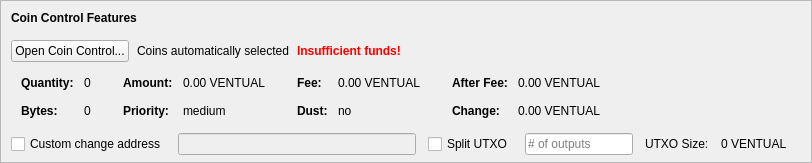
    <widget class="QFrame" name="frameCoinControl">
     <property name="sizePolicy">
      <sizepolicy hsizetype="Expanding" vsizetype="Expanding">
       <horstretch>0</horstretch>
       <verstretch>0</verstretch>
      </sizepolicy>
     </property>
     <property name="maximumSize">
      <size>
       <width>16777215</width>
       <height>16777215</height>
      </size>
     </property>
     <property name="frameShape">
      <enum>QFrame::StyledPanel</enum>
     </property>
     <property name="frameShadow">
      <enum>QFrame::Sunken</enum>
     </property>
     <layout class="QVBoxLayout" name="verticalLayoutCoinControl2">
      <property name="spacing">
       <number>0</number>
      </property>
      <property name="leftMargin">
       <number>0</number>
      </property>
      <property name="topMargin">
       <number>0</number>
      </property>
      <property name="rightMargin">
       <number>0</number>
      </property>
      <property name="bottomMargin">
       <number>6</number>
      </property>
      <item>
       <layout class="QVBoxLayout" name="verticalLayoutCoinControl" stretch="0,0,0,0,1">
        <property name="spacing">
         <number>0</number>
        </property>
        <property name="leftMargin">
         <number>10</number>
        </property>
        <property name="topMargin">
         <number>10</number>
        </property>
        <item>
         <layout class="QHBoxLayout" name="horizontalLayoutCoinControl1">
          <property name="bottomMargin">
           <number>15</number>
          </property>
          <item>
           <widget class="QLabel" name="labelCoinControlFeatures">
            <property name="sizePolicy">
             <sizepolicy hsizetype="Preferred" vsizetype="Maximum">
              <horstretch>0</horstretch>
              <verstretch>0</verstretch>
             </sizepolicy>
            </property>
            <property name="font">
             <font>
              <weight>75</weight>
              <bold>true</bold>
             </font>
            </property>
            <property name="styleSheet">
             <string notr="true">font-weight:bold;</string>
            </property>
            <property name="text">
             <string>Coin Control Features</string>
            </property>
           </widget>
          </item>
         </layout>
        </item>
        <item>
         <layout class="QHBoxLayout" name="horizontalLayoutCoinControl2" stretch="0,0,0,0">
          <property name="spacing">
           <number>8</number>
          </property>
          <property name="bottomMargin">
           <number>10</number>
          </property>
          <item>
           <widget class="QPushButton" name="pushButtonCoinControl">
            <property name="styleSheet">
             <string notr="true"/>
            </property>
            <property name="text">
             <string>Open Coin Control...</string>
            </property>
            <property name="autoDefault">
             <bool>false</bool>
            </property>
           </widget>
          </item>
          <item>
           <widget class="QLabel" name="labelCoinControlAutomaticallySelected">
            <property name="text">
             <string>Coins automatically selected</string>
            </property>
            <property name="margin">
             <number>5</number>
            </property>
           </widget>
          </item>
          <item>
           <widget class="QLabel" name="labelCoinControlInsuffFunds">
            <property name="font">
             <font>
              <weight>75</weight>
              <bold>true</bold>
             </font>
            </property>
            <property name="styleSheet">
             <string notr="true">color:red;font-weight:bold;</string>
            </property>
            <property name="text">
             <string>Insufficient funds!</string>
            </property>
            <property name="margin">
             <number>5</number>
            </property>
           </widget>
          </item>
          <item>
           <spacer name="horizontalSpacerCoinControl">
            <property name="orientation">
             <enum>Qt::Horizontal</enum>
            </property>
            <property name="sizeHint" stdset="0">
             <size>
              <width>40</width>
              <height>1</height>
             </size>
            </property>
           </spacer>
          </item>
         </layout>
        </item>
        <item>
         <widget class="QWidget" name="widgetCoinControl" native="true">
          <property name="sizePolicy">
           <sizepolicy hsizetype="Preferred" vsizetype="Preferred">
            <horstretch>0</horstretch>
            <verstretch>0</verstretch>
           </sizepolicy>
          </property>
          <property name="minimumSize">
           <size>
            <width>0</width>
            <height>0</height>
           </size>
          </property>
          <property name="styleSheet">
           <string notr="true"/>
          </property>
          <layout class="QHBoxLayout" name="horizontalLayoutCoinControl5">
           <property name="leftMargin">
            <number>0</number>
           </property>
           <property name="topMargin">
            <number>0</number>
           </property>
           <property name="rightMargin">
            <number>0</number>
           </property>
           <property name="bottomMargin">
            <number>0</number>
           </property>
           <item>
            <layout class="QHBoxLayout" name="horizontalLayoutCoinControl3" stretch="0,0,0,1">
             <property name="spacing">
              <number>20</number>
             </property>
             <property name="topMargin">
              <number>0</number>
             </property>
             <property name="bottomMargin">
              <number>10</number>
             </property>
             <item>
              <layout class="QFormLayout" name="formLayoutCoinControl1">
               <property name="horizontalSpacing">
                <number>10</number>
               </property>
               <property name="verticalSpacing">
                <number>14</number>
               </property>
               <property name="leftMargin">
                <number>10</number>
               </property>
               <property name="topMargin">
                <number>4</number>
               </property>
               <property name="rightMargin">
                <number>6</number>
               </property>
               <item row="0" column="0">
                <widget class="QLabel" name="labelCoinControlQuantityText">
                 <property name="font">
                  <font>
                   <weight>75</weight>
                   <bold>true</bold>
                  </font>
                 </property>
                 <property name="text">
                  <string>Quantity:</string>
                 </property>
                 <property name="margin">
                  <number>0</number>
                 </property>
                </widget>
               </item>
               <item row="0" column="1">
                <widget class="QLabel" name="labelCoinControlQuantity">
                 <property name="cursor">
                  <cursorShape>IBeamCursor</cursorShape>
                 </property>
                 <property name="contextMenuPolicy">
                  <enum>Qt::ActionsContextMenu</enum>
                 </property>
                 <property name="text">
                  <string notr="true">0</string>
                 </property>
                 <property name="margin">
                  <number>0</number>
                 </property>
                 <property name="textInteractionFlags">
                  <set>Qt::LinksAccessibleByMouse|Qt::TextSelectableByKeyboard|Qt::TextSelectableByMouse</set>
                 </property>
                </widget>
               </item>
               <item row="1" column="0">
                <widget class="QLabel" name="labelCoinControlBytesText">
                 <property name="font">
                  <font>
                   <weight>75</weight>
                   <bold>true</bold>
                  </font>
                 </property>
                 <property name="text">
                  <string>Bytes:</string>
                 </property>
                </widget>
               </item>
               <item row="1" column="1">
                <widget class="QLabel" name="labelCoinControlBytes">
                 <property name="cursor">
                  <cursorShape>IBeamCursor</cursorShape>
                 </property>
                 <property name="contextMenuPolicy">
                  <enum>Qt::ActionsContextMenu</enum>
                 </property>
                 <property name="text">
                  <string notr="true">0</string>
                 </property>
                 <property name="textInteractionFlags">
                  <set>Qt::LinksAccessibleByMouse|Qt::TextSelectableByKeyboard|Qt::TextSelectableByMouse</set>
                 </property>
                </widget>
               </item>
              </layout>
             </item>
             <item>
              <layout class="QFormLayout" name="formLayoutCoinControl2">
               <property name="horizontalSpacing">
                <number>10</number>
               </property>
               <property name="verticalSpacing">
                <number>14</number>
               </property>
               <property name="leftMargin">
                <number>6</number>
               </property>
               <property name="topMargin">
                <number>4</number>
               </property>
               <property name="rightMargin">
                <number>6</number>
               </property>
               <item row="0" column="0">
                <widget class="QLabel" name="labelCoinControlAmountText">
                 <property name="font">
                  <font>
                   <weight>75</weight>
                   <bold>true</bold>
                  </font>
                 </property>
                 <property name="text">
                  <string>Amount:</string>
                 </property>
                 <property name="margin">
                  <number>0</number>
                 </property>
                </widget>
               </item>
               <item row="0" column="1">
                <widget class="QLabel" name="labelCoinControlAmount">
                 <property name="cursor">
                  <cursorShape>IBeamCursor</cursorShape>
                 </property>
                 <property name="contextMenuPolicy">
                  <enum>Qt::ActionsContextMenu</enum>
                 </property>
                 <property name="text">
                  <string notr="true">0.00 VENTUAL</string>
                 </property>
                 <property name="textInteractionFlags">
                  <set>Qt::LinksAccessibleByMouse|Qt::TextSelectableByKeyboard|Qt::TextSelectableByMouse</set>
                 </property>
                </widget>
               </item>
               <item row="1" column="0">
                <widget class="QLabel" name="labelCoinControlPriorityText">
                 <property name="font">
                  <font>
                   <weight>75</weight>
                   <bold>true</bold>
                  </font>
                 </property>
                 <property name="text">
                  <string>Priority:</string>
                 </property>
                </widget>
               </item>
               <item row="1" column="1">
                <widget class="QLabel" name="labelCoinControlPriority">
                 <property name="cursor">
                  <cursorShape>IBeamCursor</cursorShape>
                 </property>
                 <property name="contextMenuPolicy">
                  <enum>Qt::ActionsContextMenu</enum>
                 </property>
                 <property name="text">
                  <string>medium</string>
                 </property>
                 <property name="textInteractionFlags">
                  <set>Qt::LinksAccessibleByMouse|Qt::TextSelectableByKeyboard|Qt::TextSelectableByMouse</set>
                 </property>
                </widget>
               </item>
              </layout>
             </item>
             <item>
              <layout class="QFormLayout" name="formLayoutCoinControl3">
               <property name="horizontalSpacing">
                <number>10</number>
               </property>
               <property name="verticalSpacing">
                <number>14</number>
               </property>
               <property name="leftMargin">
                <number>6</number>
               </property>
               <property name="topMargin">
                <number>4</number>
               </property>
               <property name="rightMargin">
                <number>6</number>
               </property>
               <item row="0" column="0">
                <widget class="QLabel" name="labelCoinControlFeeText">
                 <property name="font">
                  <font>
                   <weight>75</weight>
                   <bold>true</bold>
                  </font>
                 </property>
                 <property name="text">
                  <string>Fee:</string>
                 </property>
                 <property name="margin">
                  <number>0</number>
                 </property>
                </widget>
               </item>
               <item row="0" column="1">
                <widget class="QLabel" name="labelCoinControlFee">
                 <property name="cursor">
                  <cursorShape>IBeamCursor</cursorShape>
                 </property>
                 <property name="contextMenuPolicy">
                  <enum>Qt::ActionsContextMenu</enum>
                 </property>
                 <property name="text">
                  <string notr="true">0.00 VENTUAL</string>
                 </property>
                 <property name="textInteractionFlags">
                  <set>Qt::LinksAccessibleByMouse|Qt::TextSelectableByKeyboard|Qt::TextSelectableByMouse</set>
                 </property>
                </widget>
               </item>
               <item row="1" column="0">
                <widget class="QLabel" name="labelCoinControlLowOutputText">
                 <property name="font">
                  <font>
                   <weight>75</weight>
                   <bold>true</bold>
                  </font>
                 </property>
                 <property name="text">
                  <string>Dust:</string>
                 </property>
                </widget>
               </item>
               <item row="1" column="1">
                <widget class="QLabel" name="labelCoinControlLowOutput">
                 <property name="cursor">
                  <cursorShape>IBeamCursor</cursorShape>
                 </property>
                 <property name="contextMenuPolicy">
                  <enum>Qt::ActionsContextMenu</enum>
                 </property>
                 <property name="text">
                  <string>no</string>
                 </property>
                 <property name="textInteractionFlags">
                  <set>Qt::LinksAccessibleByMouse|Qt::TextSelectableByKeyboard|Qt::TextSelectableByMouse</set>
                 </property>
                </widget>
               </item>
              </layout>
             </item>
             <item>
              <layout class="QFormLayout" name="formLayoutCoinControl4">
               <property name="horizontalSpacing">
                <number>10</number>
               </property>
               <property name="verticalSpacing">
                <number>14</number>
               </property>
               <property name="leftMargin">
                <number>6</number>
               </property>
               <property name="topMargin">
                <number>4</number>
               </property>
               <property name="rightMargin">
                <number>6</number>
               </property>
               <item row="0" column="0">
                <widget class="QLabel" name="labelCoinControlAfterFeeText">
                 <property name="font">
                  <font>
                   <weight>75</weight>
                   <bold>true</bold>
                  </font>
                 </property>
                 <property name="text">
                  <string>After Fee:</string>
                 </property>
                 <property name="margin">
                  <number>0</number>
                 </property>
                </widget>
               </item>
               <item row="0" column="1">
                <widget class="QLabel" name="labelCoinControlAfterFee">
                 <property name="cursor">
                  <cursorShape>IBeamCursor</cursorShape>
                 </property>
                 <property name="contextMenuPolicy">
                  <enum>Qt::ActionsContextMenu</enum>
                 </property>
                 <property name="text">
                  <string notr="true">0.00 VENTUAL</string>
                 </property>
                 <property name="textInteractionFlags">
                  <set>Qt::LinksAccessibleByMouse|Qt::TextSelectableByKeyboard|Qt::TextSelectableByMouse</set>
                 </property>
                </widget>
               </item>
               <item row="1" column="0">
                <widget class="QLabel" name="labelCoinControlChangeText">
                 <property name="font">
                  <font>
                   <weight>75</weight>
                   <bold>true</bold>
                  </font>
                 </property>
                 <property name="text">
                  <string>Change:</string>
                 </property>
                </widget>
               </item>
               <item row="1" column="1">
                <widget class="QLabel" name="labelCoinControlChange">
                 <property name="cursor">
                  <cursorShape>IBeamCursor</cursorShape>
                 </property>
                 <property name="contextMenuPolicy">
                  <enum>Qt::ActionsContextMenu</enum>
                 </property>
                 <property name="text">
                  <string notr="true">0.00 VENTUAL</string>
                 </property>
                 <property name="textInteractionFlags">
                  <set>Qt::LinksAccessibleByMouse|Qt::TextSelectableByKeyboard|Qt::TextSelectableByMouse</set>
                 </property>
                </widget>
               </item>
              </layout>
             </item>
            </layout>
           </item>
          </layout>
         </widget>
        </item>
        <item>
         <layout class="QHBoxLayout" name="horizontalLayoutCoinControl4" stretch="0,0,0,0,0,0,0">
          <property name="spacing">
           <number>12</number>
          </property>
          <property name="sizeConstraint">
           <enum>QLayout::SetDefaultConstraint</enum>
          </property>
          <property name="topMargin">
           <number>5</number>
          </property>
          <property name="rightMargin">
           <number>5</number>
          </property>
          <item>
           <widget class="QCheckBox" name="checkBoxCoinControlChange">
            <property name="toolTip">
             <string>If this is activated, but the change address is empty or invalid, change will be sent to a newly generated address.</string>
            </property>
            <property name="text">
             <string>Custom change address</string>
            </property>
           </widget>
          </item>
          <item>
           <widget class="QValidatedLineEdit" name="lineEditCoinControlChange">
            <property name="enabled">
             <bool>false</bool>
            </property>
            <property name="sizePolicy">
             <sizepolicy hsizetype="Expanding" vsizetype="Fixed">
              <horstretch>0</horstretch>
              <verstretch>0</verstretch>
             </sizepolicy>
            </property>
           </widget>
          </item>
          <item>
           <widget class="QCheckBox" name="splitBlockCheckBox">
            <property name="text">
             <string>Split UTXO</string>
            </property>
           </widget>
          </item>
          <item>
           <widget class="QLineEdit" name="splitBlockLineEdit">
            <property name="sizePolicy">
             <sizepolicy hsizetype="Fixed" vsizetype="Fixed">
              <horstretch>50</horstretch>
              <verstretch>0</verstretch>
             </sizepolicy>
            </property>
            <property name="placeholderText">
             <string># of outputs</string>
            </property>
           </widget>
          </item>
          <item>
           <widget class="QLabel" name="labelBlockSizeText">
            <property name="text">
             <string>UTXO Size:</string>
            </property>
           </widget>
          </item>
          <item>
           <widget class="QLabel" name="labelBlockSize">
            <property name="text">
             <string>0 VENTUAL</string>
            </property>
           </widget>
          </item>
          <item>
           <widget class="QLabel" name="labelCoinControlChangeLabel">
            <property name="sizePolicy">
             <sizepolicy hsizetype="Preferred" vsizetype="Expanding">
              <horstretch>0</horstretch>
              <verstretch>0</verstretch>
             </sizepolicy>
            </property>
            <property name="minimumSize">
             <size>
              <width>0</width>
              <height>0</height>
             </size>
            </property>
            <property name="text">
             <string/>
            </property>
            <property name="margin">
             <number>3</number>
            </property>
           </widget>
          </item>
         </layout>
        </item>
        <item>
         <spacer name="verticalSpacerCoinControl">
          <property name="orientation">
           <enum>Qt::Vertical</enum>
          </property>
          <property name="sizeHint" stdset="0">
           <size>
            <width>800</width>
            <height>1</height>
           </size>
          </property>
         </spacer>
        </item>
       </layout>
      </item>
     </layout>
    </widget>
